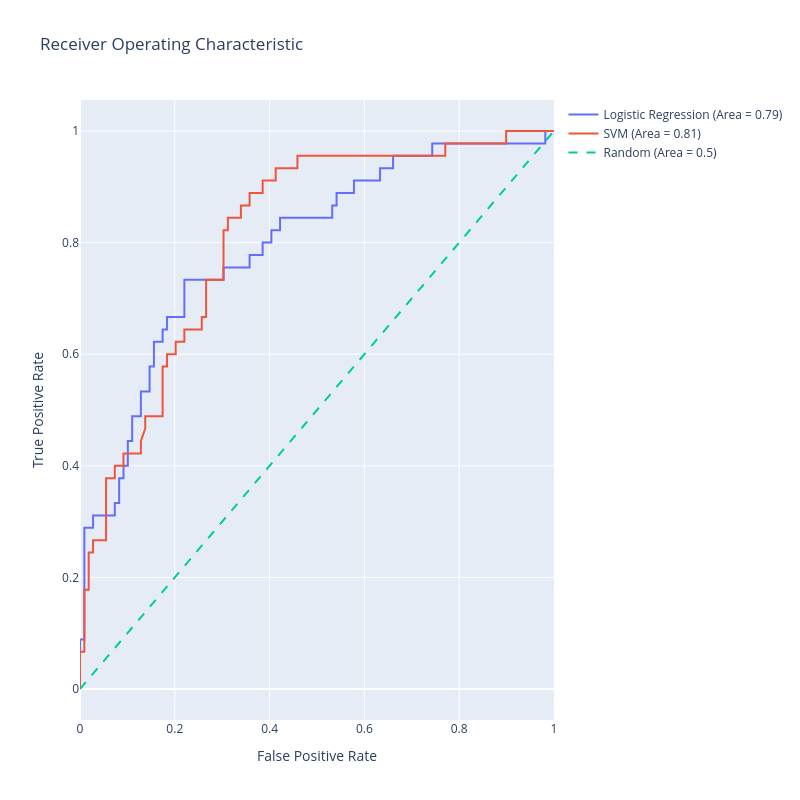

Notebook cell for this chart:
### Markdown cell above
## 11. Compare Logistic Regression and SVM

Train two classifiers on the same training/test split, compute their positive-class scores, and compare their ROC curves and AUC values. The SVM uses standardized features; the scaler is fitted only on training data and then applied to test data to avoid leaking test-set statistics:

$$z=\frac{x-\mu_{\text{train}}}{\sigma_{\text{train}}}$$

For each model, AUC is the area under its ROC curve. A larger AUC indicates better overall ranking on this test set; it does not identify a deployment threshold or imply that the model has that percentage accuracy.

**Expected output:** one interactive chart with Logistic Regression, SVM, and the random baseline. In the saved output, Logistic Regression has AUC **0.79** and SVM has AUC **0.81**; values may change if the data or software changes. The SVM's `probability=True` may also produce a scikit-learn deprecation warning in newer versions.

### Code cell
import numpy as np
import plotly.graph_objects as go
from sklearn.linear_model import LogisticRegression
from sklearn.svm import SVC
from sklearn.metrics import roc_curve, roc_auc_score
from sklearn.preprocessing import StandardScaler

# Assuming that X_train, X_test, y_train, y_test are already defined

# SVM requires feature scaling for better performance
scaler = StandardScaler()
X_train_scaled = scaler.fit_transform(X_train)
X_test_scaled = scaler.transform(X_test)

# Logistic Regression model
lr_model = LogisticRegression(max_iter=1000)
lr_model.fit(X_train, y_train)
lr_scores = lr_model.predict_proba(X_test)[:,1]

# SVM model
svm_model = SVC(probability=True)
svm_model.fit(X_train_scaled, y_train)
svm_scores = svm_model.predict_proba(X_test_scaled)[:,1]

# Generate ROC curve data for logistic regression model
lr_fpr, lr_tpr, lr_thresholds = roc_curve(y_test, lr_scores)
lr_auc = roc_auc_score(y_test, lr_scores)

# Generate ROC curve data for SVM model
svm_fpr, svm_tpr, svm_thresholds = roc_curve(y_test, svm_scores)
svm_auc = roc_auc_score(y_test, svm_scores)

# Generate a trace for the Logistic Regression ROC curve
trace0 = go.Scatter(
    x=lr_fpr,
    y=lr_tpr,
    mode='lines',
    name=f'Logistic Regression (Area = {lr_auc:.2f})'
)

# Generate a trace for the SVM ROC curve
trace1 = go.Scatter(
    x=svm_fpr,
    y=svm_tpr,
    mode='lines',
    name=f'SVM (Area = {svm_auc:.2f})'
)

# Diagonal line
trace2 = go.Scatter(
    x=[0, 1],
    y=[0, 1],
    mode='lines',
    name='Random (Area = 0.5)',
    line=dict(dash='dash')
)

data = [trace0, trace1, trace2]

# Define layout with square aspect ratio
layout = go.Layout(
    title='Receiver Operating Characteristic',
    xaxis=dict(title='False Positive Rate'),
    yaxis=dict(title='True Positive Rate'),
    autosize=False,
    width=800,
    height=800,
    showlegend=True
)

# Define figure and add data
fig = go.Figure(data=data, layout=layout)

# Show figure
fig.show()

### Figure 1 — Plotly figure (JSON) as saved in the notebook; plotly's stock layout.template omitted (floating-point values rounded to 4 significant figures)
{"data": [{"mode": "lines", "name": "Logistic Regression (Area = 0.79)", "type": "scatter", "x": [0.0, 0.0, 0.0, 0.009174, 0.009174, 0.02752, 0.02752, 0.07339, 0.07339, 0.08257, 0.08257, 0.09174, 0.09174, 0.1009, 0.1009, 0.1101, 0.1101, 0.1284, 0.1284, 0.1468, 0.1468, 0.156, 0.156, 0.1743, 0.1743, 0.1835, 0.1835, 0.2202, 0.2202, 0.3028, 0.3028, 0.3578, 0.3578, 0.3853, 0.3853, 0.4037, 0.4037, 0.422, 0.422, 0.5321, 0.5321, 0.5413, 0.5413, 0.578, 0.578, 0.633, 0.633, 0.6606, 0.6606, 0.7431, 0.7431, 0.9817, 0.9817, 1.0], "y": [0.0, 0.02222, 0.08889, 0.08889, 0.2889, 0.2889, 0.3111, 0.3111, 0.3333, 0.3333, 0.3778, 0.3778, 0.4, 0.4, 0.4444, 0.4444, 0.4889, 0.4889, 0.5333, 0.5333, 0.5778, 0.5778, 0.6222, 0.6222, 0.6444, 0.6444, 0.6667, 0.6667, 0.7333, 0.7333, 0.7556, 0.7556, 0.7778, 0.7778, 0.8, 0.8, 0.8222, 0.8222, 0.8444, 0.8444, 0.8667, 0.8667, 0.8889, 0.8889, 0.9111, 0.9111, 0.9333, 0.9333, 0.9556, 0.9556, 0.9778, 0.9778, 1.0, 1.0]}, {"mode": "lines", "name": "SVM (Area = 0.81)", "type": "scatter", "x": [0.0, 0.0, 0.0, 0.009174, 0.009174, 0.01835, 0.01835, 0.02752, 0.02752, 0.05505, 0.05505, 0.07339, 0.07339, 0.09174, 0.09174, 0.1284, 0.1284, 0.1376, 0.1376, 0.1743, 0.1743, 0.1835, 0.1835, 0.2018, 0.2018, 0.2202, 0.2202, 0.2569, 0.2569, 0.2661, 0.2661, 0.3028, 0.3028, 0.3119, 0.3119, 0.3394, 0.3394, 0.3578, 0.3578, 0.3853, 0.3853, 0.4128, 0.4128, 0.4587, 0.4587, 0.7706, 0.7706, 0.8991, 0.8991, 1.0], "y": [0.0, 0.02222, 0.06667, 0.06667, 0.1778, 0.1778, 0.2444, 0.2444, 0.2667, 0.2667, 0.3778, 0.3778, 0.4, 0.4, 0.4222, 0.4222, 0.4444, 0.4667, 0.4889, 0.4889, 0.5778, 0.5778, 0.6, 0.6, 0.6222, 0.6222, 0.6444, 0.6444, 0.6667, 0.6667, 0.7333, 0.7333, 0.8222, 0.8222, 0.8444, 0.8444, 0.8667, 0.8667, 0.8889, 0.8889, 0.9111, 0.9111, 0.9333, 0.9333, 0.9556, 0.9556, 0.9778, 0.9778, 1.0, 1.0]}, {"line": {"dash": "dash"}, "mode": "lines", "name": "Random (Area = 0.5)", "type": "scatter", "x": [0, 1], "y": [0, 1]}], "layout": {"autosize": false, "height": 800, "showlegend": true, "title": {"text": "Receiver Operating Characteristic"}, "width": 800, "xaxis": {"title": {"text": "False Positive Rate"}}, "yaxis": {"title": {"text": "True Positive Rate"}}}}
